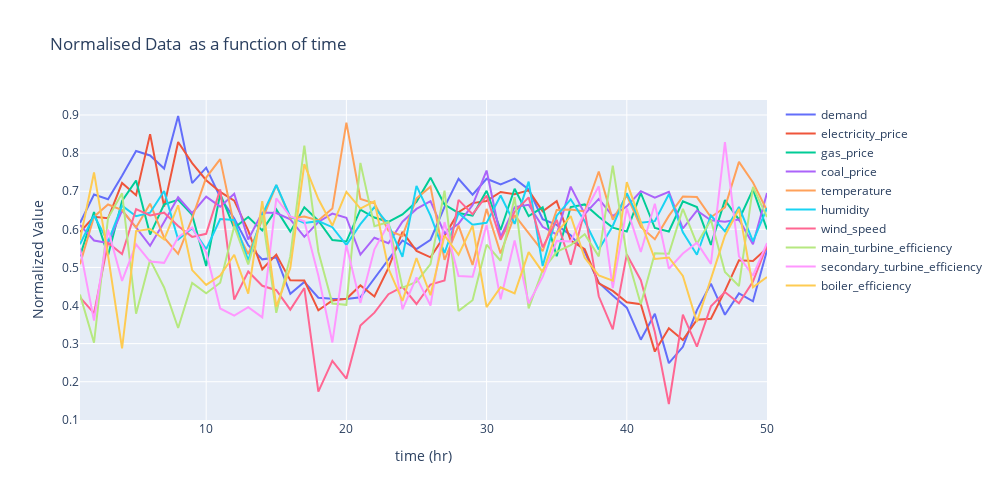

The code cell stored with this chart in its notebook:
### Markdown cell above
# Article plots

### Code cell
import pandas as pd
from sklearn.preprocessing import MinMaxScaler
import plotly.graph_objects as go


file_path = "data/processed/train.csv" 
df = pd.read_csv(file_path)

columns_to_normalize = df.columns[df.columns.get_loc("index") + 1:]
scaler = MinMaxScaler()
df[columns_to_normalize] = scaler.fit_transform(df[columns_to_normalize])

df = df.iloc[:50, :]

fig = go.Figure()

for col in columns_to_normalize:
    fig.add_trace(go.Scatter(x=df["index"], y=df[col], mode="lines", name=col))

# Update layout
fig.update_layout(
    title="Normalised Data  as a function of time",
    xaxis_title="time (hr)",
    yaxis_title="Normalized Value",
    width = 1000,
    height = 500,
)

fig.show()
